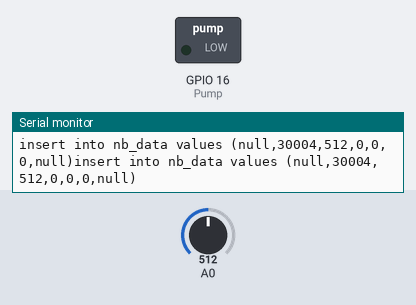
The sketch below on a simulated ESP8266 (NodeMCU). Shown: switched loads named in the sketch (green lamp = pin HIGH), the last lines printed to the serial monitor. Inputs (shaded band) come from the test bench; at power-on: A0 = 512. WiFi joins after 1.5 s; servers stay silent unless stated; no MQTT or app messages arrive unless stated.

Above: at 2.7 s.
2.8 s: A0 set to 593
5.9 s: A0 set to 609
At 8.8 s:
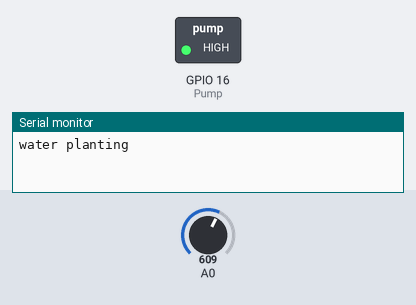
Timing chart, 0 to 10.3 s (numbered marks = the images above; inputs shaded):
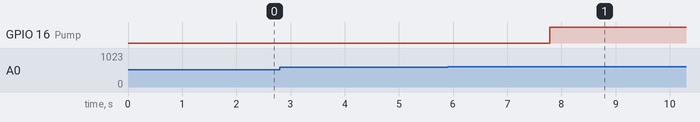

The sketch:

esp8266_wateringpump.ino
```cpp
// WaterPlant OpenHouse
#include <ESP8266WiFi.h>
#include <PubSubClient.h>
int Pump = 16;
int analogPin = 0;
int Val = 0;
int NB_BUTTON = 0;
int NB_STOP = 0 ;
int NB_AUTO = 0;
const char *ssid = "Wifi ssid";
const char *password = "password";

// MQTT
const char *mqtt_broker = "mqtt broker server address";
const char *topic1 = "topic001";
const char *mqtt_username = "username";
const char *mqtt_password = "password";
const int mqtt_port = 1883;
WiFiClient espClient;
PubSubClient client(espClient);
String client_id = "Arduino-UTCC";

#define SQL1 "insert into nb_data values (null,"
#define SQL2 ","
#define SQL3 ",null)"
#define SID 30004

void callback(char* topic1, byte* payload, unsigned int length);
void callback(char* topic1, byte* payload, unsigned int length) {

if ((char)payload[12] == 'o' && (char)payload[13] == 'n') {
NB_BUTTON = 1;
NB_STOP = 0;
NB_AUTO = 0;
}
else if ((char)payload[12] == 'o' && (char)payload[13] == 'f') {
NB_BUTTON = 0;
NB_STOP = 1;
NB_AUTO = 0;
}
else if ((char)payload[12] == 'a' && (char)payload[13] == 'u') {
NB_BUTTON = 0;
NB_STOP = 0 ;
NB_AUTO = 1;
}
}
void setup() {
  Serial.begin(9600);
  pinMode(Pump, OUTPUT);
  digitalWrite(Pump,LOW);
  pinMode(analogPin, INPUT);
  Serial.print("Connecting to ");
  Serial.println(ssid);

  WiFi.begin(ssid,password);

while(WiFi.status() != WL_CONNECTED) {
  delay(500);
  Serial.print(".");
  }
 Serial.println(WiFi.localIP());

  Serial.println("Connected to the WiFi network");

  client.setServer(mqtt_broker, mqtt_port);
  client.setCallback(callback);

  while (!client.connected()) {

     // client_id += String(WiFi.macAddress());
      Serial.printf("The client %s connects to the public mqtt broker\n", client_id.c_str());
      if (client.connect(client_id.c_str(), mqtt_username, mqtt_password)) {

         // client.subscribe(topic); //old 21/12/2564
          client.subscribe(topic1);
          Serial.println("Public emqx mqtt broker connected");
      } else {
          Serial.print("failed with state ");
          Serial.print(client.state());
          delay(2000);
      }
  }

}
void loop() {
client.loop();
if(NB_BUTTON == 1){
     digitalWrite(Pump , HIGH);
     delay(100);
     Serial.println("Water planting Grafana");
}
 else if(NB_STOP == 1){
     digitalWrite(Pump , LOW);
     delay(100);
     Serial.println("Stop planting Grafana");

}

  Val = analogRead(analogPin);
  if(NB_STOP == 0 && NB_BUTTON == 0){
  if(Val > 600){
     digitalWrite(Pump , HIGH);
     Serial.println("water planting");
     delay(10000);
     digitalWrite( Pump , LOW);
     Serial.println("stop planting");
  }
 }
  Serial.print("Val_Sensor = ");
  Serial.print(Val);
  Serial.println();

  char sql[256];
    snprintf(sql, sizeof sql, "%s%d%s%d%s%d%s%d%s%d%s", SQL1, SID, SQL2, Val, SQL2, 0,
    SQL2,0 , SQL2,0 , SQL3);
     Serial.print(sql);
  if (client.publish(sql, "Suphanburi") == true) {
      //Serial.print("Successful sending: ");
      Serial.println(sql);
    }
    else {
      //Serial.println("Failed sending.");
    }
  delay(3000);
}
```

Measured:
- the behaviour switches between 600 and 601 on A0 (found by bisection; images 0 and 1)
- after the input at 5.9 s, GPIO 16 (Pump): LOW → HIGH after 1.9 s
